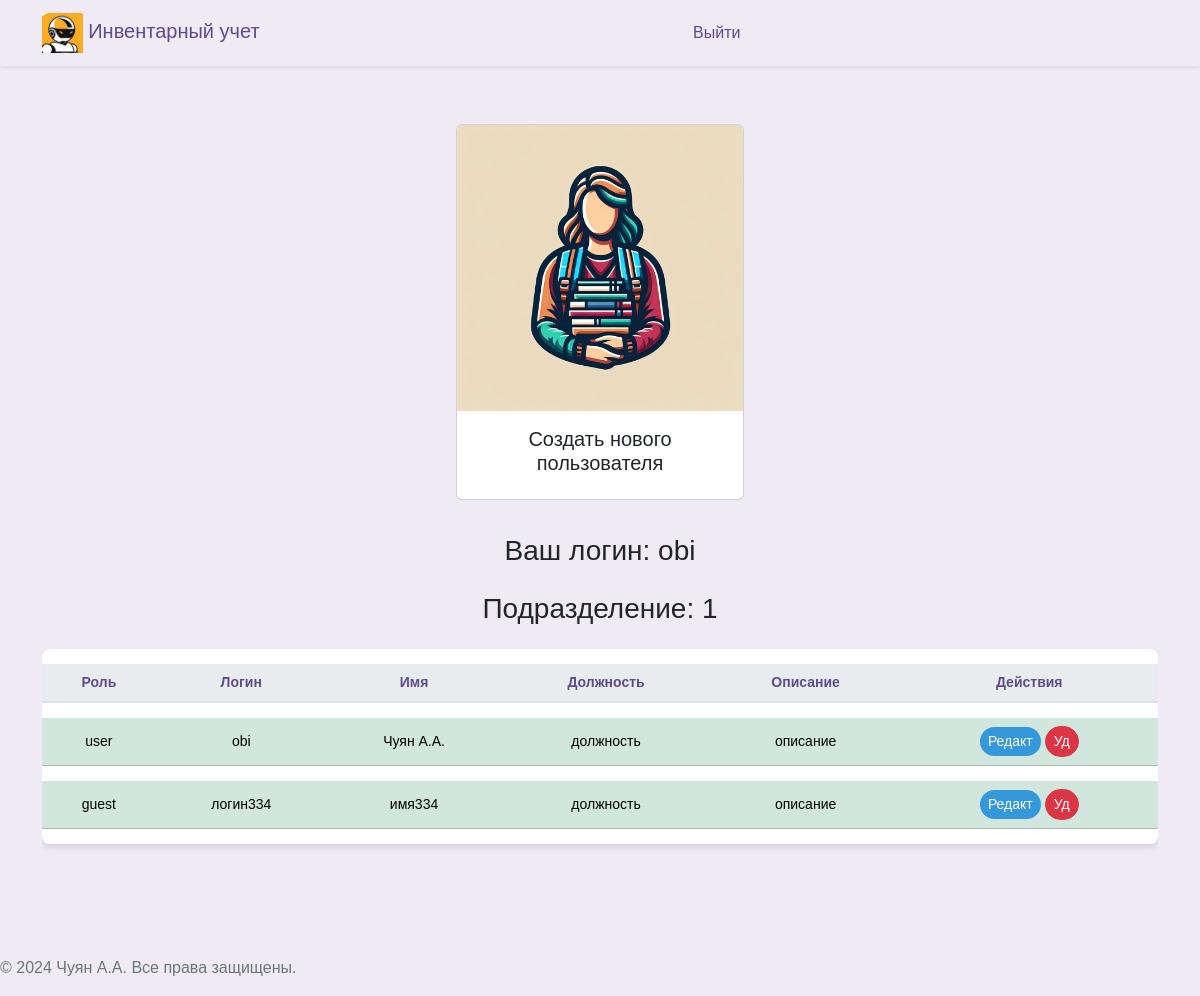
Before: /workers (signed in) with the older database file.
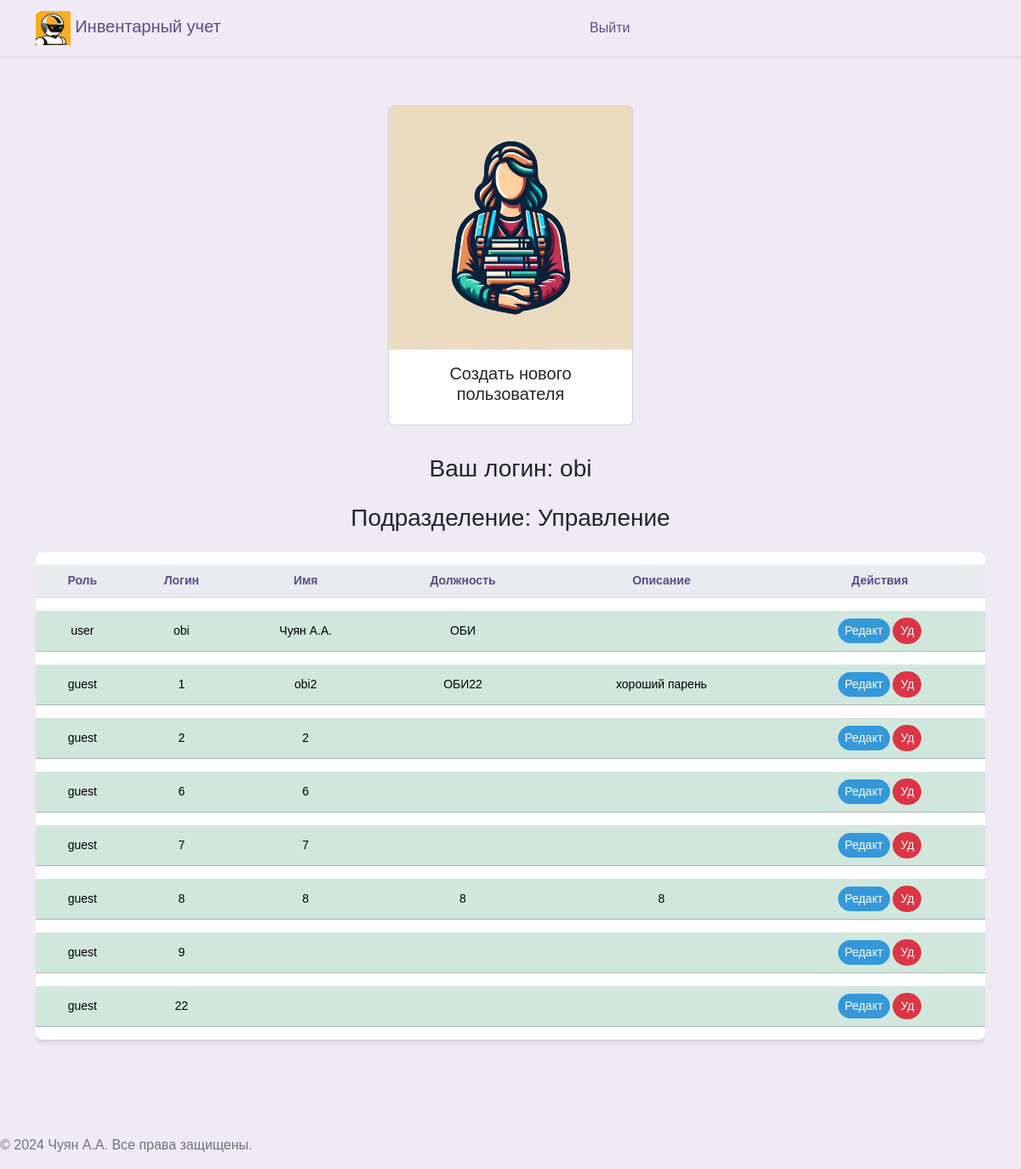
After: the same page with the newer database file.
### src/database/models.py (models this page shows)
class Worker(Base):
    __tablename__ = "worker"
    id = Column(Integer, primary_key=True)
    role = Column(Enum(Role), default=Role.guest)
    fio = Column(String)
    name = Column(String, unique=True)
    password = Column(String)
    department = Column(String)
    position = Column(String)
    description = Column(String, default=None)
    conn_worker_arm = relationship(
        "Arm", back_populates="conn_arm_worker"
    )

### src/frontend/router.py (the view)
@router.get("/workers")
async def get_workers(
    request: Request,
    worker: Worker = Depends(get_worker_or_redirect),
    session: AsyncSession = Depends(get_session),
):
    data = await CRUDWorker.get_all(session)
    return templates.TemplateResponse(
        "workers/index.html",
        {"request": request, "worker": worker, "data": data},
    )

### src/frontend/template/workers/index.html (shortened to what this page needs)
{% extends "base/base.html" %}
{% block content %}
<head>
</head>
<div class="d-flex justify-content-center align-items-center">
  <a class="nav-link" href="#" data-bs-toggle="modal" data-bs-target="#createWorkerModal" data-bs-workerdepartment="{{worker.department}}">
    <div class="card" style="width: 18rem; margin: 10px;">
      <img src="../assets/img/workers.jpg" class="card-img-top" alt="...">
      <div class="card-body">
        <h5 class="card-title" style="text-align: center;">Создать нового пользователя</h5>
      </div>
    </div>
  </a>
</div>
<div class="row ">
  <div class="col-12">
    <h3 class="mb-4" style="margin-bottom: 60px; text-align: center;">Ваш логин: {{ worker.name }}</h3>
    <h3 class="mb-4" style="margin-bottom: 60px; text-align: center;">Подразделение: {{ worker.department }}</h3>
    <div class="table-responsive">
      <table class="table table-hover table-shadow table-rounded ">
        <thead>
          <tr>
            <th scope="col" >Роль</th>
            <th scope="col" >Логин</th>
            <th scope="col" >Имя</th>
            <th scope="col" >Должность</th>
            <th scope="col" >Описание</th>
            <th scope="col" >Действия</th>
          </tr>
        </thead>
        <tbody class="text-center">
          {% for worker_tuple in data %}
            {% set workers = worker_tuple %}
              {% if workers.department == worker.department %}
                <tr class="table-success " >
                  <td>{{ workers.role.name }}</td>
                  <td>{{ workers.name }}</td>
                  <td>{{ workers.fio }}</td>
                  <td>{{ workers.position }}</td>
                  <td>{{ workers.description }}</td>
                  <td>
                    <button type="button" class="btn btn-primary btn-sm" style="background-color: #3498db; color: white;"
                      data-bs-toggle="modal"
                      data-bs-target="#updateModal"
                      data-bs-1="{{workers.fio}}"
                      data-bs-2="{{workers.name}}"
                      data-bs-3="{{workers.position}}"
                      data-bs-4="{{workers.description}}"
                      data-bs-5= "{{workers.id}}"
                      data-bs-6= "{{workers.department}}"
                      data-bs-7= "{{workers.role}}">
                      Редакт
                    </button>
                    <button type="button" class="btn btn-danger btn-sm" style="color: white;"
                      onclick="deleteWorker('{{ workers.id }}')">
                      Уд
                    </button>
                  </td>
                </tr>
                {% endif %}
          {% endfor %}
        </tbody>
      </table>
    </div>
  </div>
</div>
{% endblock %}

### src/frontend/template/base/base.html (shortened to what this page needs)
<!DOCTYPE html>
<html lang="ru">
<head>{% include 'base/head.html' %}</head>
<body>
  {% include 'base/nav.html' %}
  <div class="container my-5">
    {% block content %}{% endblock %}
  </div>
  {% include 'base/footer.html' %}
</body>
</html>

### src/frontend/template/base/head.html (shortened to what this page needs)
<head>
  <link rel="stylesheet" href="/assets/css/bootstrap.min.css">
  <link href="/assets/css/select2.min.css" rel="stylesheet" />
  <link rel="stylesheet" href="/assets/css/base.css">
</head>

### src/frontend/template/base/nav.html
<nav class="navbar navbar-expand-lg navbar-light shadow-sm">
    <div class="container">
      <a class="navbar-brand" href="/">
        <img src="/assets/img/logo_min.jpg" alt="Педагог Logo" id="brand-logo" style="max-height: 40px;"> Инвентарный учет
      </a>
      <div class="collapse navbar-collapse" id="navbarNav">
        {% if user %}
        <ul class="navbar-nav mx-auto">
          {% if worker.role == 'admin' %}
          <li class="nav-item {% if request_path == '/worker' %}active{% endif %}">
            <a class="nav-link" href="/worker">Кабинет администратора</a>
          </li>
          {% endif %}
          {% if worker.role == 'user' %}
          <li class="nav-item {% if request_path == '/prepod' %}active{% endif %}">
            <a class="nav-link" href="/prepod">Кабинет ответсвтенного за учет</a>
          </li>
          {% endif %}
        </ul>
        {% else %}
        <ul class="navbar-nav mx-auto ml-md-auto">
          <li class="nav-item {% if request_path == '/auth' %}active{% endif %}">
            <a class="nav-link" href="/logout">Выйти</a>
          </li>
        </ul>
        {% endif %}
      </div>
    </div>
</nav>

### src/frontend/template/base/footer.html
﻿<footer>
  <p>&copy; 2024 Чуян А.А. Все права защищены.</p>
</footer>

### src/frontend/assets/css/base.css (style rules this page uses)
body { margin: 0; font-family: 'Nunito Sans', Arial, sans-serif; background-color: #efeaf4; }
.navbar { background-color: rgb(255, 255, 255), 255, 255); box-shadow: 0 4px 6px rgba(0, 0, 0, 0.1); }
.navbar-brand, .nav-link { color: #5e4b8b !important; }
.nav-link { margin: 0 10px; border-radius: 20px; transition: background-color 0.3s, color 0.3s; }
p { color: #6c757d; }
.table { background-color: #ffffff; color: #5e4b8b; border-collapse: separate; border-spacing: 0 15px; }
.table th, .table td { border-top: none !important; vertical-align: middle; }
.table thead th { background-color: #e9ecef; color: #5e4b8b; border-bottom: 2px solid #dee2e6; }
.table .btn, .table a { color: #7e57c2; transition: color 0.3s; }
.table td { padding: .5rem; }
.table-rounded { border-radius: .5rem; overflow: hidden; }
.table-shadow { box-shadow: 0 4px 6px rgba(0, 0, 0, 0.1); }
.btn { border-radius: 20px; }
.btn-primary { background-color: #8e44b0; border: none; color: #ffffff; transition: background-color 0.3s, color 0.3s, box-shadow 0.3s; }

### src/frontend/template/workers/index.html (style rules this page uses)
table { font-family: Arial, sans-serif; }
td { font-size: 14px; }
th { text-align: center; font-size: 14px; }

Changed rows visible on the page:
changed Worker "user": department "1" → "Управление"; position "должность" → "ОБИ"; description "описание" → (not shown)
added Worker: role.name "guest", name "1", fio "obi2", position "ОБИ22", description "хороший парень"
changed Worker (number 3 of 8 on the later page): name "логин334" → "2"; fio "имя334" → "2"; department "1" → "Управление" (drawn); position "должность" → (not shown); description "описание" → (not shown)
added Worker: role.name "guest", name "6", fio "6"
added Worker: role.name "guest", name "7", fio "7"
added Worker: role.name "guest", name "8", fio "8", position "8", description "8"
added Worker: role.name "guest", name "9"
added Worker: role.name "guest", name "22"
